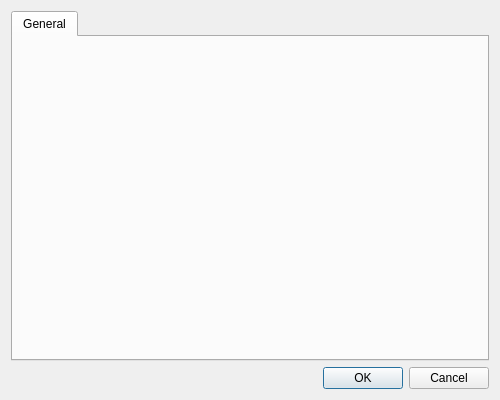
<?xml version="1.0" encoding="UTF-8"?>
<ui version="4.0">
 <class>DialogSettings</class>
 <widget class="QDialog" name="DialogSettings">
  <property name="geometry">
   <rect>
    <x>0</x>
    <y>0</y>
    <width>500</width>
    <height>400</height>
   </rect>
  </property>
  <property name="minimumSize">
   <size>
    <width>500</width>
    <height>400</height>
   </size>
  </property>
  <property name="maximumSize">
   <size>
    <width>500</width>
    <height>400</height>
   </size>
  </property>
  <property name="windowTitle">
   <string>Settings</string>
  </property>
  <layout class="QGridLayout" name="gridLayout">
   <item row="1" column="0">
    <widget class="QDialogButtonBox" name="buttonBox">
     <property name="orientation">
      <enum>Qt::Horizontal</enum>
     </property>
     <property name="standardButtons">
      <set>QDialogButtonBox::Cancel|QDialogButtonBox::Ok</set>
     </property>
    </widget>
   </item>
   <item row="0" column="0">
    <widget class="QTabWidget" name="tabWidget">
     <property name="currentIndex">
      <number>0</number>
     </property>
     <widget class="QWidget" name="tabGeneral">
      <attribute name="title">
       <string>General</string>
      </attribute>
      <layout class="QGridLayout" name="gridLayout_2">
       <item row="0" column="0">
        <layout class="QFormLayout" name="formLayout">
         <property name="fieldGrowthPolicy">
          <enum>QFormLayout::ExpandingFieldsGrow</enum>
         </property>
        </layout>
       </item>
      </layout>
     </widget>
    </widget>
   </item>
  </layout>
 </widget>
 <resources/>
 <connections>
  <connection>
   <sender>buttonBox</sender>
   <signal>accepted()</signal>
   <receiver>DialogSettings</receiver>
   <slot>accept()</slot>
   <hints>
    <hint type="sourcelabel">
     <x>248</x>
     <y>254</y>
    </hint>
    <hint type="destinationlabel">
     <x>157</x>
     <y>274</y>
    </hint>
   </hints>
  </connection>
  <connection>
   <sender>buttonBox</sender>
   <signal>rejected()</signal>
   <receiver>DialogSettings</receiver>
   <slot>reject()</slot>
   <hints>
    <hint type="sourcelabel">
     <x>316</x>
     <y>260</y>
    </hint>
    <hint type="destinationlabel">
     <x>286</x>
     <y>274</y>
    </hint>
   </hints>
  </connection>
 </connections>
</ui>
